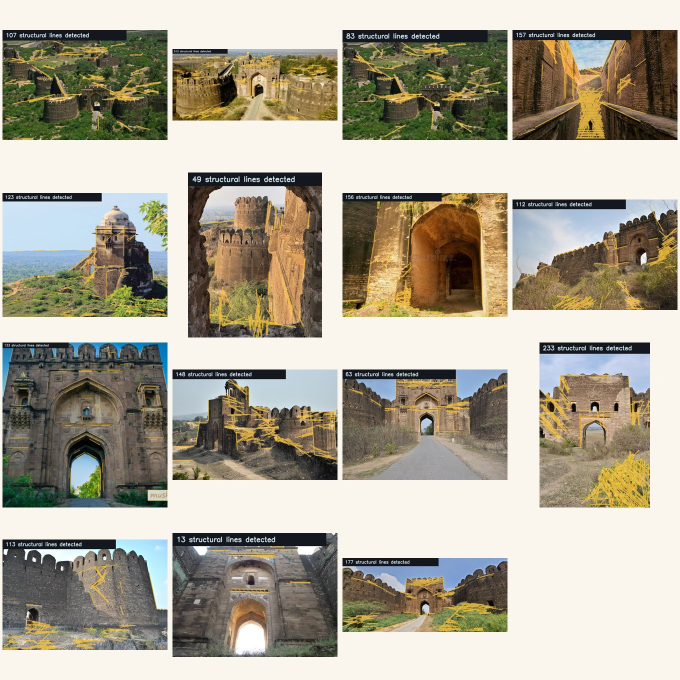
#> input picture module_ml-viz-ar-overlay/rohtas_ar_lines_grid.jpg, 1360 x 1360 px (shown at 1/2 size)
$ python ar_line_overlay.py --input rohtas_ar_lines_grid.jpg
#> lines starting #> are read from the running program, lines starting #| are printed output that depends on the picture; after the words box and inside, x2 and y2 are one past the last pixel; in counts of white or black regions, pixels touching at a corner belong together
#!/usr/bin/env python3
"""
AR Line Overlay — Architectural Edge Highlighting
====================================================
Goal: Detect and overlay structural lines (walls, arches, gate outlines) onto
a photo — an OpenCV stand-in for the kind of line-based AR overlay used in
heritage-documentation AR apps (highlighting structure edges live over camera
feed). Here it runs on a static photo; the same detect -> draw step is what
would run per-frame in an AR pass.

Pipeline: grayscale -> bilateral filter (denoise, keep edges) -> Canny edges
-> probabilistic Hough transform -> draw lines over the original photo.

Usage:
    python3 ar_line_overlay.py --input photo.jpg --output out.png
    python3 ar_line_overlay.py --input folder_of_photos/ --output-dir viz/
"""

import argparse
import sys
from pathlib import Path

import cv2
import numpy as np


def overlay_lines(img_path: Path, out_path: Path,
                   canny_low: int = 50, canny_high: int = 150,
                   hough_thresh: int = 60, min_line_len: int = 40, max_line_gap: int = 10):
#> called with canny_low = 50, canny_high = 150, hough_thresh = 60, min_line_len = 40, max_line_gap = 10
    img = cv2.imread(str(img_path))
#> img is the input picture: shape (1360, 1360, 3); mean B, G, R 147.9, 164.6, 170.5
    if img is None:
        raise RuntimeError(f"Could not read image: {img_path}")

    gray = cv2.cvtColor(img, cv2.COLOR_BGR2GRAY)
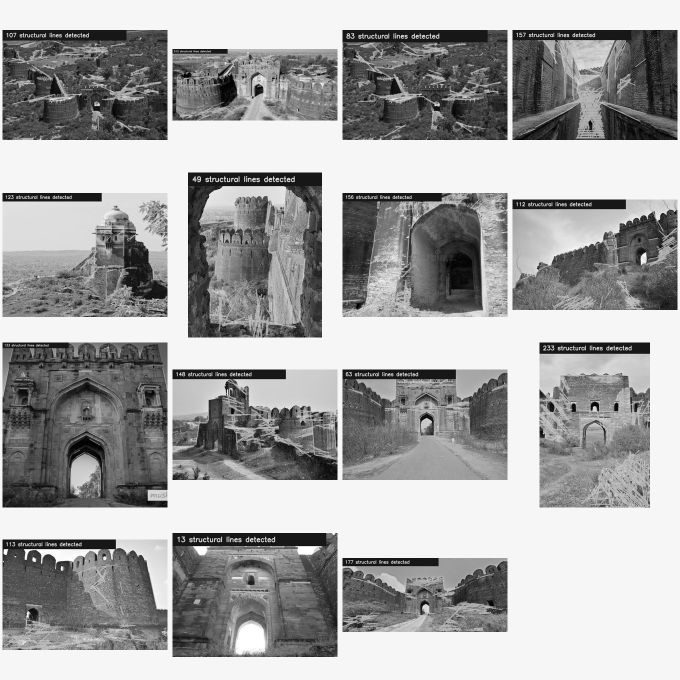
#> gray: shape (1360, 1360) (shown at 1/2 size); min 0, max 255, mean 164.4
    denoised = cv2.bilateralFilter(gray, d=9, sigmaColor=60, sigmaSpace=60)
    edges = cv2.Canny(denoised, canny_low, canny_high)
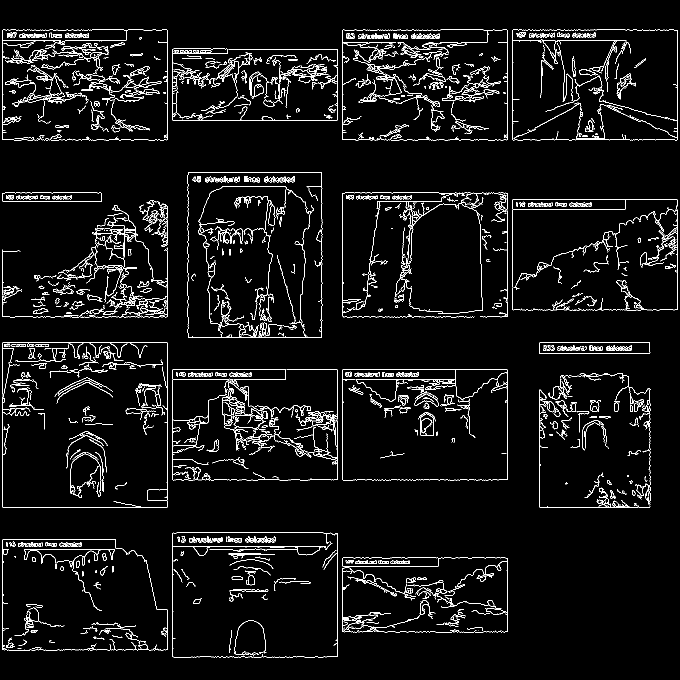
#> edges: shape (1360, 1360) (shown at 1/2 size); 4.7% white in thin lines or dots

    lines = cv2.HoughLinesP(
        edges, rho=1, theta=np.pi / 180,
        threshold=hough_thresh, minLineLength=min_line_len, maxLineGap=max_line_gap,
    )
#> lines = 510 rows, first 6: [1046, 279, 1354, 279], [686, 738, 926, 738], [5, 633, 5, 499], [1014, 279, 1014, 60], [334, 1014, 334, 943], [685, 279, 685, 73]

    overlay = img.copy()
    n_lines = 0
    if lines is not None:
        n_lines = len(lines)
#> n_lines = 510
        for line in lines:
            x1, y1, x2, y2 = line[0]
            cv2.line(overlay, (x1, y1), (x2, y2), (60, 200, 255), 2, cv2.LINE_AA)  # terracotta highlight
#> this loop made 510 passes
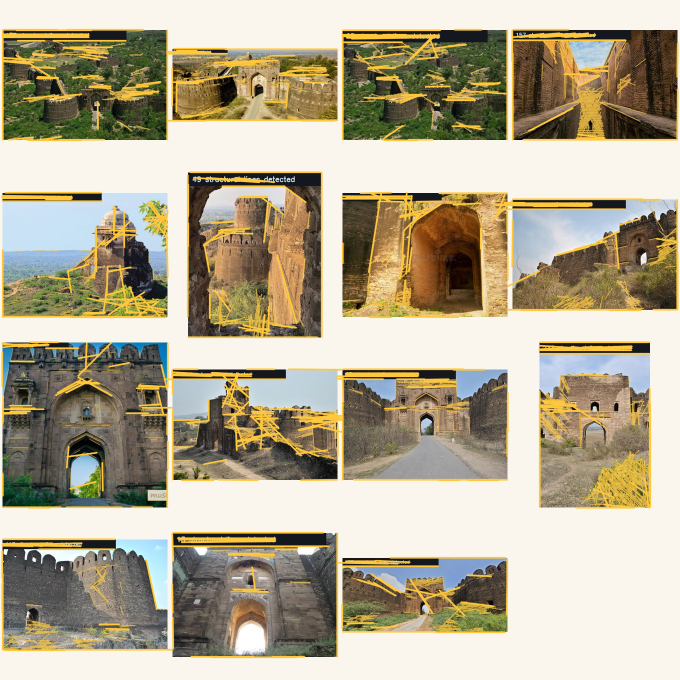
#> overlay: shape (1360, 1360, 3) (shown at 1/2 size); 8.94% of pixels changed, all inside (x1, y1, x2, y2) = (2, 57, 1358, 1317)

    # Blend overlay with original for a semi-transparent AR feel
    vis = cv2.addWeighted(overlay, 0.75, img, 0.25, 0)
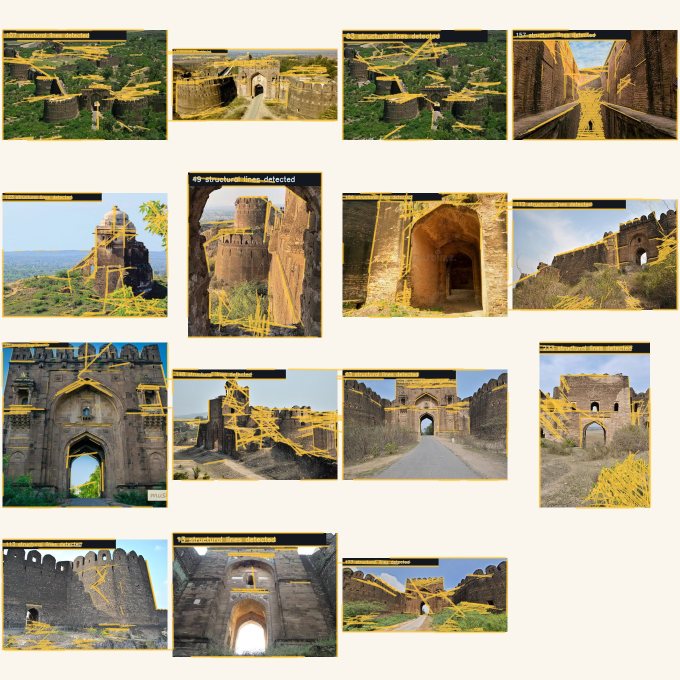
#> vis: shape (1360, 1360, 3) (shown at 1/2 size); mean B, G, R 145.5, 168, 176.3

    label = f"{n_lines} structural lines detected"
#> label = '510 structural lines detected'
    cv2.rectangle(vis, (0, 0), (min(vis.shape[1], 480), 40), (30, 24, 20), -1)
    cv2.putText(vis, label, (12, 27), cv2.FONT_HERSHEY_SIMPLEX, 0.7, (231, 220, 200), 2)
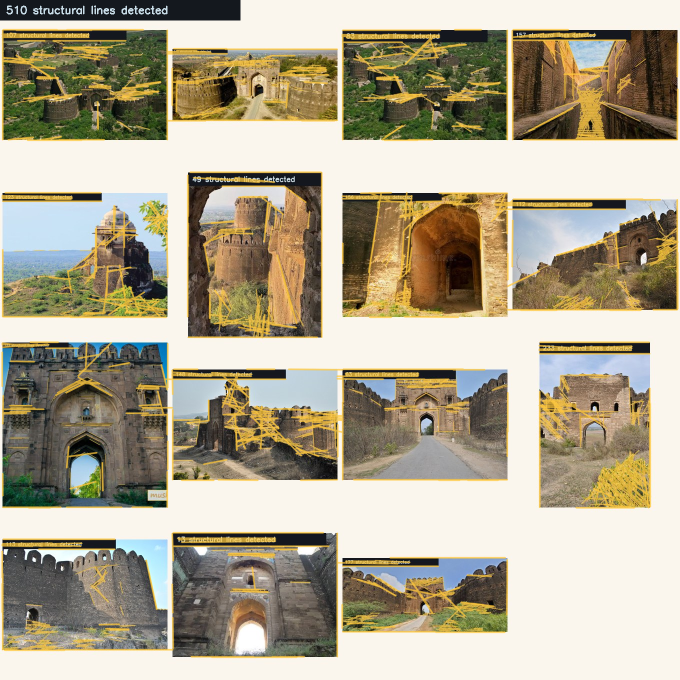
#> vis: shape (1360, 1360, 3) (shown at 1/2 size); mean B, G, R 143.6, 165.8, 174.1

    out_path.parent.mkdir(parents=True, exist_ok=True)
    cv2.imwrite(str(out_path), vis)
    return n_lines


def main():
    parser = argparse.ArgumentParser(description="AR-style structural line overlay")
    parser.add_argument("--input", required=True, help="Image file or folder of images")
    parser.add_argument("--output", help="Output image path (single-file mode)")
    parser.add_argument("--output-dir", help="Output folder (batch mode, for a folder input)")
    parser.add_argument("--canny-low", type=int, default=50)
    parser.add_argument("--canny-high", type=int, default=150)
    parser.add_argument("--hough-thresh", type=int, default=60)
    args = parser.parse_args()

    in_path = Path(args.input).expanduser().resolve()
    if not in_path.exists():
        print(f"Input not found: {in_path}")
        sys.exit(1)

    exts = {".jpg", ".jpeg", ".png", ".bmp", ".tif", ".tiff", ".webp", ".jfif"}

    if in_path.is_dir():
        out_dir = Path(args.output_dir or "viz_lines")
        images = sorted([p for p in in_path.iterdir() if p.suffix.lower() in exts])
        if not images:
            print(f"No images found in {in_path}")
            sys.exit(1)
        for img_path in images:
            out_path = out_dir / f"{img_path.stem}_lines.png"
            n = overlay_lines(img_path, out_path, args.canny_low, args.canny_high, args.hough_thresh)
            print(f"{img_path.name}: {n} lines -> {out_path}")
    else:
        out_path = Path(args.output or f"{in_path.stem}_lines.png")
        n = overlay_lines(in_path, out_path, args.canny_low, args.canny_high, args.hough_thresh)
#> n = 510
        print(f"{in_path.name}: {n} lines -> {out_path}")
#| rohtas_ar_lines_grid.jpg: 510 lines -> rohtas_ar_lines_grid_lines.png


if __name__ == "__main__":
    main()
